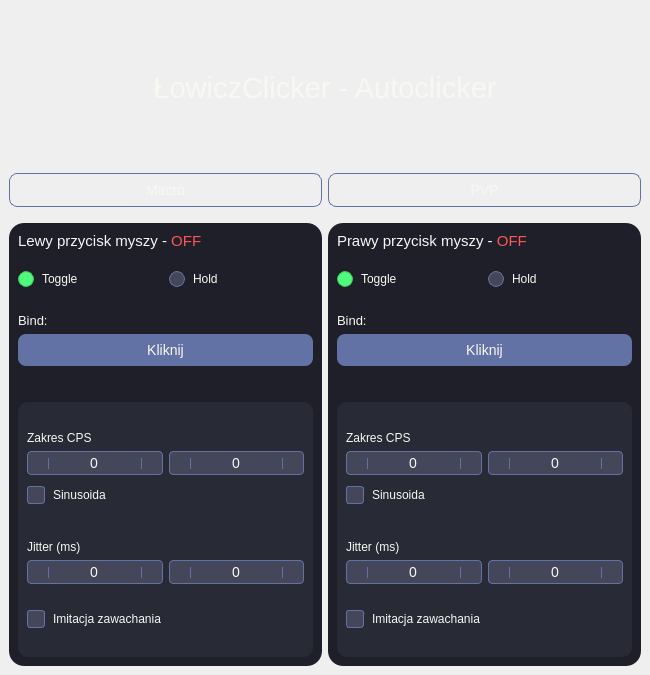
<?xml version="1.0" encoding="UTF-8"?>
<ui version="4.0">
 <class>MainWindow</class>
 <widget class="QMainWindow" name="MainWindow">
  <property name="enabled">
   <bool>true</bool>
  </property>
  <property name="geometry">
   <rect>
    <x>0</x>
    <y>0</y>
    <width>650</width>
    <height>675</height>
   </rect>
  </property>
  <property name="sizePolicy">
   <sizepolicy hsizetype="Preferred" vsizetype="Preferred">
    <horstretch>0</horstretch>
    <verstretch>0</verstretch>
   </sizepolicy>
  </property>
  <property name="minimumSize">
   <size>
    <width>540</width>
    <height>480</height>
   </size>
  </property>
  <property name="maximumSize">
   <size>
    <width>16777215</width>
    <height>16777215</height>
   </size>
  </property>
  <property name="windowTitle">
   <string>MainWindow</string>
  </property>
  <property name="styleSheet">
   <string notr="true"/>
  </property>
  <widget class="QWidget" name="centralwidget">
   <property name="enabled">
    <bool>true</bool>
   </property>
   <property name="autoFillBackground">
    <bool>false</bool>
   </property>
   <property name="styleSheet">
    <string notr="true">#centralwidget {
    background-color: qlineargradient(
        spread:pad, x1:0, y1:0, x2:0.5, y2:1,
        stop:0 #282a36,
        stop:1 #1e1f29
    );
}

#widget, #widget_2, #fishingrod, #bowPunch, #enderPearl, #snowBall, #autoBlock {
    background-color: #1e1f29;
    border: none;
    color: #f8f8f2;
    border-radius: 15px;
    padding: 15px 0;
}



QPushButton {
    background-color: #6272a4;
    color: #f8f8f2;
    border: none;
    padding: 8px 16px;
    border-radius: 8px;
    font-size: 14px;
}

QPushButton:hover {
    background-color: #44475a;
}

#macro, #pvp{
	background-color: transparent;
	border: 1px solid #6272a4;
}

#macro:hover, #pvp:hover{
	    background-color: #6272a4;
}

#label {
    color: #f8f8f2;
    font-size: 20px;
}

QLabel {
    color: #f8f8f2;
}


#LPM, #PPM {
    background: #282a36;
    border: none;
    border-radius: 10px;
}

QSpinBox {
    background: #44475a;
    color: #f8f8f2;
    border: 1px solid #6272a4;
    border-radius: 4px;
    padding: 2px 20px;
    font-size: 14px;
}

QSpinBox::up-button {
    subcontrol-position: right;
    width: 20px;
    border-left: 1px solid #6272a4;
    background: #44475a;
}

QSpinBox::up-arrow {
    image: url(:/icons/add.png);
    width: 12px;
    height: 12px;
}

QSpinBox::up-button:hover {
    background: #6272a4;
}

QSpinBox::down-button {
    subcontrol-position: left;
    width: 20px;
    border-right: 1px solid #6272a4;
    background: #44475a;
}

QSpinBox::down-arrow {
    image: url(:/icons/minus.png);
    width: 12px;
    height: 12px;
}

QSpinBox::down-button:hover {
    background: #6272a4;
}

QCheckBox {
    spacing: 8px;
    color: #f8f8f2;
}

QCheckBox::indicator {
    width: 16px;
    height: 16px;
    border-radius: 3px;
    background-color: #44475a;
    border: 1px solid #6272a4;
}

QCheckBox::indicator:hover {
    background-color: #6272a4;
}

QCheckBox::indicator:checked {
    background-color: #50fa7b;
    border: 1px solid #40c060;
}

QCheckBox::indicator:disabled {
    background-color: #343746;
    border: 1px solid #5c5f60;
}

QRadioButton {
    spacing: 8px;
    color: #f8f8f2;
}

QRadioButton::indicator {
    width: 14px;
    height: 14px;
    border-radius: 8px;
    background-color: #44475a;
    border: 1px solid #6272a4;
}

QRadioButton::indicator:hover {
    background-color: #6272a4;
}


QRadioButton::indicator:checked {
    background-color: #50fa7b;
    border: 1px solid #40c060;
}



QRadioButton::indicator:disabled {
    background-color: #343746;
    border: 1px solid #5c5f60;
}
</string>
   </property>
   <layout class="QGridLayout" name="gridLayout">
    <item row="4" column="0">
     <spacer name="verticalSpacer_4">
      <property name="orientation">
       <enum>Qt::Orientation::Vertical</enum>
      </property>
      <property name="sizeType">
       <enum>QSizePolicy::Policy::Fixed</enum>
      </property>
      <property name="sizeHint" stdset="0">
       <size>
        <width>20</width>
        <height>10</height>
       </size>
      </property>
     </spacer>
    </item>
    <item row="1" column="0">
     <widget class="QLabel" name="label">
      <property name="font">
       <font>
        <family>Segoe UI</family>
        <pointsize>-1</pointsize>
        <italic>false</italic>
        <bold>false</bold>
       </font>
      </property>
      <property name="text">
       <string>&lt;html&gt;&lt;head/&gt;&lt;body&gt;&lt;p&gt;&lt;span style=&quot; font-size:22pt;&quot;&gt;ŁowiczClicker - Autoclicker&lt;/span&gt;&lt;/p&gt;&lt;/body&gt;&lt;/html&gt;</string>
      </property>
      <property name="scaledContents">
       <bool>true</bool>
      </property>
      <property name="alignment">
       <set>Qt::AlignmentFlag::AlignCenter</set>
      </property>
     </widget>
    </item>
    <item row="5" column="0">
     <widget class="QStackedWidget" name="stackedWidget">
      <property name="currentIndex">
       <number>0</number>
      </property>
      <widget class="QWidget" name="page">
       <layout class="QHBoxLayout" name="horizontalLayout">
        <property name="leftMargin">
         <number>0</number>
        </property>
        <property name="topMargin">
         <number>0</number>
        </property>
        <property name="rightMargin">
         <number>0</number>
        </property>
        <property name="bottomMargin">
         <number>0</number>
        </property>
        <item>
         <widget class="QWidget" name="widget" native="true">
          <property name="enabled">
           <bool>true</bool>
          </property>
          <layout class="QVBoxLayout" name="verticalLayout_3">
           <item>
            <widget class="QLabel" name="label_8">
             <property name="font">
              <font>
               <pointsize>11</pointsize>
              </font>
             </property>
             <property name="text">
              <string>Lewy przycisk myszy - &lt;span style=&quot;color:#ff5555;&quot;&gt;OFF&lt;/span&gt;
</string>
             </property>
            </widget>
           </item>
           <item>
            <spacer name="verticalSpacer_15">
             <property name="orientation">
              <enum>Qt::Orientation::Vertical</enum>
             </property>
             <property name="sizeType">
              <enum>QSizePolicy::Policy::Expanding</enum>
             </property>
             <property name="sizeHint" stdset="0">
              <size>
               <width>20</width>
               <height>15</height>
              </size>
             </property>
            </spacer>
           </item>
           <item>
            <layout class="QHBoxLayout" name="horizontalLayout_3">
             <item>
              <widget class="QRadioButton" name="toggleLPM">
               <property name="text">
                <string>Toggle</string>
               </property>
               <property name="checked">
                <bool>true</bool>
               </property>
              </widget>
             </item>
             <item>
              <widget class="QRadioButton" name="holdLPM">
               <property name="text">
                <string>Hold</string>
               </property>
              </widget>
             </item>
            </layout>
           </item>
           <item>
            <spacer name="verticalSpacer_13">
             <property name="orientation">
              <enum>Qt::Orientation::Vertical</enum>
             </property>
             <property name="sizeType">
              <enum>QSizePolicy::Policy::Expanding</enum>
             </property>
             <property name="sizeHint" stdset="0">
              <size>
               <width>20</width>
               <height>20</height>
              </size>
             </property>
            </spacer>
           </item>
           <item>
            <widget class="QLabel" name="label_2">
             <property name="font">
              <font>
               <pointsize>10</pointsize>
              </font>
             </property>
             <property name="text">
              <string>Bind:</string>
             </property>
            </widget>
           </item>
           <item>
            <widget class="QPushButton" name="bindLPM">
             <property name="text">
              <string>Kliknij</string>
             </property>
            </widget>
           </item>
           <item>
            <spacer name="verticalSpacer_11">
             <property name="orientation">
              <enum>Qt::Orientation::Vertical</enum>
             </property>
             <property name="sizeHint" stdset="0">
              <size>
               <width>20</width>
               <height>30</height>
              </size>
             </property>
            </spacer>
           </item>
           <item>
            <widget class="QWidget" name="LPM" native="true">
             <layout class="QGridLayout" name="gridLayout_3">
              <item row="8" column="0" colspan="2">
               <spacer name="verticalSpacer_19">
                <property name="orientation">
                 <enum>Qt::Orientation::Vertical</enum>
                </property>
                <property name="sizeHint" stdset="0">
                 <size>
                  <width>20</width>
                  <height>20</height>
                 </size>
                </property>
               </spacer>
              </item>
              <item row="4" column="0">
               <widget class="QCheckBox" name="sinusLPM">
                <property name="text">
                 <string>Sinusoida</string>
                </property>
               </widget>
              </item>
              <item row="2" column="0">
               <widget class="QSpinBox" name="minLPM">
                <property name="alignment">
                 <set>Qt::AlignmentFlag::AlignCenter</set>
                </property>
               </widget>
              </item>
              <item row="9" column="0" colspan="2">
               <widget class="QCheckBox" name="checkBox">
                <property name="text">
                 <string>Imitacja zawachania</string>
                </property>
               </widget>
              </item>
              <item row="7" column="0" colspan="2">
               <layout class="QHBoxLayout" name="jitterLPM">
                <item>
                 <widget class="QSpinBox" name="minJitterLPM">
                  <property name="alignment">
                   <set>Qt::AlignmentFlag::AlignCenter</set>
                  </property>
                  <property name="minimum">
                   <number>-30</number>
                  </property>
                  <property name="maximum">
                   <number>0</number>
                  </property>
                 </widget>
                </item>
                <item>
                 <widget class="QSpinBox" name="maxJitterLPM">
                  <property name="alignment">
                   <set>Qt::AlignmentFlag::AlignCenter</set>
                  </property>
                  <property name="maximum">
                   <number>30</number>
                  </property>
                 </widget>
                </item>
               </layout>
              </item>
              <item row="2" column="1">
               <widget class="QSpinBox" name="maxLPM">
                <property name="alignment">
                 <set>Qt::AlignmentFlag::AlignCenter</set>
                </property>
               </widget>
              </item>
              <item row="10" column="0" colspan="2">
               <spacer name="verticalSpacer_5">
                <property name="orientation">
                 <enum>Qt::Orientation::Vertical</enum>
                </property>
                <property name="sizeHint" stdset="0">
                 <size>
                  <width>20</width>
                  <height>20</height>
                 </size>
                </property>
               </spacer>
              </item>
              <item row="0" column="0" colspan="2">
               <spacer name="verticalSpacer_6">
                <property name="orientation">
                 <enum>Qt::Orientation::Vertical</enum>
                </property>
                <property name="sizeHint" stdset="0">
                 <size>
                  <width>20</width>
                  <height>20</height>
                 </size>
                </property>
               </spacer>
              </item>
              <item row="1" column="0" colspan="2">
               <widget class="QLabel" name="label_5">
                <property name="text">
                 <string>Zakres CPS</string>
                </property>
               </widget>
              </item>
              <item row="6" column="0">
               <widget class="QLabel" name="label_14">
                <property name="text">
                 <string>Jitter (ms)</string>
                </property>
               </widget>
              </item>
              <item row="5" column="0" colspan="2">
               <spacer name="verticalSpacer_17">
                <property name="orientation">
                 <enum>Qt::Orientation::Vertical</enum>
                </property>
                <property name="sizeHint" stdset="0">
                 <size>
                  <width>20</width>
                  <height>30</height>
                 </size>
                </property>
               </spacer>
              </item>
              <item row="3" column="0" colspan="2">
               <spacer name="verticalSpacer_21">
                <property name="orientation">
                 <enum>Qt::Orientation::Vertical</enum>
                </property>
                <property name="sizeHint" stdset="0">
                 <size>
                  <width>20</width>
                  <height>5</height>
                 </size>
                </property>
               </spacer>
              </item>
             </layout>
            </widget>
           </item>
          </layout>
         </widget>
        </item>
        <item>
         <widget class="QWidget" name="widget_2" native="true">
          <property name="enabled">
           <bool>true</bool>
          </property>
          <layout class="QVBoxLayout" name="verticalLayout_4">
           <item>
            <widget class="QLabel" name="label_9">
             <property name="font">
              <font>
               <pointsize>11</pointsize>
              </font>
             </property>
             <property name="text">
              <string>Prawy przycisk myszy - &lt;span style=&quot;color:#ff5555;&quot;&gt;OFF&lt;/span&gt;
</string>
             </property>
            </widget>
           </item>
           <item>
            <spacer name="verticalSpacer_16">
             <property name="orientation">
              <enum>Qt::Orientation::Vertical</enum>
             </property>
             <property name="sizeHint" stdset="0">
              <size>
               <width>20</width>
               <height>15</height>
              </size>
             </property>
            </spacer>
           </item>
           <item>
            <layout class="QHBoxLayout" name="horizontalLayout_4">
             <item>
              <widget class="QRadioButton" name="togglePPM">
               <property name="text">
                <string>Toggle</string>
               </property>
               <property name="checked">
                <bool>true</bool>
               </property>
              </widget>
             </item>
             <item>
              <widget class="QRadioButton" name="holdPPM">
               <property name="text">
                <string>Hold</string>
               </property>
              </widget>
             </item>
            </layout>
           </item>
           <item>
            <spacer name="verticalSpacer_14">
             <property name="orientation">
              <enum>Qt::Orientation::Vertical</enum>
             </property>
             <property name="sizeHint" stdset="0">
              <size>
               <width>20</width>
               <height>20</height>
              </size>
             </property>
            </spacer>
           </item>
           <item>
            <widget class="QLabel" name="label_3">
             <property name="font">
              <font>
               <pointsize>10</pointsize>
              </font>
             </property>
             <property name="text">
              <string>Bind:</string>
             </property>
            </widget>
           </item>
           <item>
            <widget class="QPushButton" name="bindPPM">
             <property name="text">
              <string>Kliknij</string>
             </property>
            </widget>
           </item>
           <item>
            <spacer name="verticalSpacer_12">
             <property name="orientation">
              <enum>Qt::Orientation::Vertical</enum>
             </property>
             <property name="sizeHint" stdset="0">
              <size>
               <width>20</width>
               <height>30</height>
              </size>
             </property>
            </spacer>
           </item>
           <item>
            <widget class="QWidget" name="PPM" native="true">
             <layout class="QGridLayout" name="gridLayout_4">
              <item row="9" column="0" colspan="2">
               <widget class="QCheckBox" name="checkBox_2">
                <property name="text">
                 <string>Imitacja zawachania</string>
                </property>
               </widget>
              </item>
              <item row="2" column="1">
               <widget class="QSpinBox" name="maxPPM">
                <property name="alignment">
                 <set>Qt::AlignmentFlag::AlignCenter</set>
                </property>
               </widget>
              </item>
              <item row="4" column="0">
               <widget class="QCheckBox" name="sinusPPM">
                <property name="text">
                 <string>Sinusoida</string>
                </property>
               </widget>
              </item>
              <item row="7" column="0" colspan="2">
               <layout class="QHBoxLayout" name="jitterPPM">
                <item>
                 <widget class="QSpinBox" name="minJitterPPM">
                  <property name="alignment">
                   <set>Qt::AlignmentFlag::AlignCenter</set>
                  </property>
                  <property name="minimum">
                   <number>-30</number>
                  </property>
                  <property name="maximum">
                   <number>0</number>
                  </property>
                 </widget>
                </item>
                <item>
                 <widget class="QSpinBox" name="maxJitterPPM">
                  <property name="alignment">
                   <set>Qt::AlignmentFlag::AlignCenter</set>
                  </property>
                  <property name="maximum">
                   <number>30</number>
                  </property>
                 </widget>
                </item>
               </layout>
              </item>
              <item row="0" column="0" colspan="2">
               <spacer name="verticalSpacer_8">
                <property name="orientation">
                 <enum>Qt::Orientation::Vertical</enum>
                </property>
                <property name="sizeHint" stdset="0">
                 <size>
                  <width>20</width>
                  <height>20</height>
                 </size>
                </property>
               </spacer>
              </item>
              <item row="2" column="0">
               <widget class="QSpinBox" name="minPPM">
                <property name="alignment">
                 <set>Qt::AlignmentFlag::AlignCenter</set>
                </property>
               </widget>
              </item>
              <item row="10" column="0" colspan="2">
               <spacer name="verticalSpacer_7">
                <property name="orientation">
                 <enum>Qt::Orientation::Vertical</enum>
                </property>
                <property name="sizeHint" stdset="0">
                 <size>
                  <width>20</width>
                  <height>20</height>
                 </size>
                </property>
               </spacer>
              </item>
              <item row="5" column="0" colspan="2">
               <spacer name="verticalSpacer_18">
                <property name="orientation">
                 <enum>Qt::Orientation::Vertical</enum>
                </property>
                <property name="sizeHint" stdset="0">
                 <size>
                  <width>20</width>
                  <height>30</height>
                 </size>
                </property>
               </spacer>
              </item>
              <item row="1" column="0" colspan="2">
               <widget class="QLabel" name="label_7">
                <property name="text">
                 <string>Zakres CPS</string>
                </property>
               </widget>
              </item>
              <item row="8" column="0" colspan="2">
               <spacer name="verticalSpacer_20">
                <property name="orientation">
                 <enum>Qt::Orientation::Vertical</enum>
                </property>
                <property name="sizeHint" stdset="0">
                 <size>
                  <width>20</width>
                  <height>20</height>
                 </size>
                </property>
               </spacer>
              </item>
              <item row="6" column="0">
               <widget class="QLabel" name="label_15">
                <property name="text">
                 <string>Jitter (ms)</string>
                </property>
               </widget>
              </item>
              <item row="3" column="0" colspan="2">
               <spacer name="verticalSpacer_22">
                <property name="orientation">
                 <enum>Qt::Orientation::Vertical</enum>
                </property>
                <property name="sizeHint" stdset="0">
                 <size>
                  <width>20</width>
                  <height>5</height>
                 </size>
                </property>
               </spacer>
              </item>
             </layout>
            </widget>
           </item>
          </layout>
         </widget>
        </item>
       </layout>
      </widget>
      <widget class="QWidget" name="page_2">
       <layout class="QGridLayout" name="gridLayout_10">
        <property name="leftMargin">
         <number>0</number>
        </property>
        <property name="topMargin">
         <number>0</number>
        </property>
        <property name="rightMargin">
         <number>0</number>
        </property>
        <property name="bottomMargin">
         <number>0</number>
        </property>
        <item row="0" column="0">
         <widget class="QWidget" name="fishingrod" native="true">
          <layout class="QGridLayout" name="gridLayout_2">
           <item row="1" column="0">
            <widget class="QLabel" name="label_10">
             <property name="text">
              <string>Bind:</string>
             </property>
            </widget>
           </item>
           <item row="0" column="0" colspan="2">
            <widget class="QLabel" name="label_4">
             <property name="text">
              <string>Wędka</string>
             </property>
             <property name="alignment">
              <set>Qt::AlignmentFlag::AlignCenter</set>
             </property>
            </widget>
           </item>
           <item row="2" column="0" colspan="2">
            <widget class="QPushButton" name="fishingRodBind">
             <property name="text">
              <string>Kliknij</string>
             </property>
            </widget>
           </item>
           <item row="4" column="0" colspan="2">
            <layout class="QHBoxLayout" name="horizontalLayout_5">
             <item>
              <widget class="QLabel" name="label_25">
               <property name="text">
                <string>Slot:</string>
               </property>
              </widget>
             </item>
             <item>
              <widget class="QSpinBox" name="fishSlot">
               <property name="alignment">
                <set>Qt::AlignmentFlag::AlignCenter</set>
               </property>
               <property name="minimum">
                <number>1</number>
               </property>
               <property name="maximum">
                <number>9</number>
               </property>
              </widget>
             </item>
            </layout>
           </item>
           <item row="3" column="0" colspan="2">
            <spacer name="verticalSpacer_9">
             <property name="orientation">
              <enum>Qt::Orientation::Vertical</enum>
             </property>
             <property name="sizeType">
              <enum>QSizePolicy::Policy::Fixed</enum>
             </property>
             <property name="sizeHint" stdset="0">
              <size>
               <width>20</width>
               <height>20</height>
              </size>
             </property>
            </spacer>
           </item>
          </layout>
         </widget>
        </item>
        <item row="2" column="0">
         <widget class="QWidget" name="autoBlock" native="true">
          <layout class="QGridLayout" name="gridLayout_5">
           <item row="3" column="0">
            <layout class="QHBoxLayout" name="horizontalLayout_7">
             <item>
              <widget class="QLabel" name="label_12">
               <property name="text">
                <string>Slot:</string>
               </property>
              </widget>
             </item>
             <item>
              <widget class="QSpinBox" name="blockSlot">
               <property name="alignment">
                <set>Qt::AlignmentFlag::AlignCenter</set>
               </property>
              </widget>
             </item>
            </layout>
           </item>
           <item row="1" column="0">
            <layout class="QHBoxLayout" name="horizontalLayout_6">
             <item>
              <widget class="QRadioButton" name="blockON">
               <property name="text">
                <string>ON</string>
               </property>
              </widget>
             </item>
             <item>
              <widget class="QRadioButton" name="blockOFF">
               <property name="text">
                <string>OFF</string>
               </property>
              </widget>
             </item>
            </layout>
           </item>
           <item row="0" column="0">
            <widget class="QLabel" name="label_11">
             <property name="font">
              <font>
               <pointsize>10</pointsize>
              </font>
             </property>
             <property name="text">
              <string>Automatyczny budulec</string>
             </property>
             <property name="alignment">
              <set>Qt::AlignmentFlag::AlignCenter</set>
             </property>
            </widget>
           </item>
           <item row="2" column="0">
            <spacer name="verticalSpacer_23">
             <property name="orientation">
              <enum>Qt::Orientation::Vertical</enum>
             </property>
             <property name="sizeType">
              <enum>QSizePolicy::Policy::Fixed</enum>
             </property>
             <property name="sizeHint" stdset="0">
              <size>
               <width>20</width>
               <height>20</height>
              </size>
             </property>
            </spacer>
           </item>
          </layout>
         </widget>
        </item>
        <item row="1" column="0">
         <widget class="QWidget" name="enderPearl" native="true">
          <layout class="QGridLayout" name="gridLayout_11">
           <item row="4" column="0">
            <layout class="QHBoxLayout" name="horizontalLayout_11">
             <item>
              <widget class="QLabel" name="label_29">
               <property name="text">
                <string>Slot:</string>
               </property>
              </widget>
             </item>
             <item>
              <widget class="QSpinBox" name="enderPearlSlot">
               <property name="alignment">
                <set>Qt::AlignmentFlag::AlignCenter</set>
               </property>
               <property name="minimum">
                <number>1</number>
               </property>
               <property name="maximum">
                <number>9</number>
               </property>
              </widget>
             </item>
            </layout>
           </item>
           <item row="1" column="0">
            <widget class="QLabel" name="label_28">
             <property name="text">
              <string>Bind:</string>
             </property>
            </widget>
           </item>
           <item row="2" column="0">
            <widget class="QPushButton" name="enderPearlBind">
             <property name="text">
              <string>Kliknij</string>
             </property>
            </widget>
           </item>
           <item row="0" column="0">
            <widget class="QLabel" name="label_27">
             <property name="font">
              <font>
               <pointsize>10</pointsize>
              </font>
             </property>
             <property name="text">
              <string>Perła</string>
             </property>
             <property name="alignment">
              <set>Qt::AlignmentFlag::AlignCenter</set>
             </property>
            </widget>
           </item>
           <item row="3" column="0">
            <spacer name="verticalSpacer_3">
             <property name="orientation">
              <enum>Qt::Orientation::Vertical</enum>
             </property>
             <property name="sizeType">
              <enum>QSizePolicy::Policy::Fixed</enum>
             </property>
             <property name="sizeHint" stdset="0">
              <size>
               <width>20</width>
               <height>20</height>
              </size>
             </property>
            </spacer>
           </item>
          </layout>
         </widget>
        </item>
        <item row="1" column="1">
         <widget class="QWidget" name="snowBall" native="true">
          <layout class="QGridLayout" name="gridLayout_12">
           <item row="2" column="0">
            <widget class="QPushButton" name="snowBallBind">
             <property name="text">
              <string>Kliknij</string>
             </property>
            </widget>
           </item>
           <item row="4" column="0">
            <layout class="QHBoxLayout" name="horizontalLayout_12">
             <item>
              <widget class="QLabel" name="label_32">
               <property name="text">
                <string>Slot:</string>
               </property>
              </widget>
             </item>
             <item>
              <widget class="QSpinBox" name="snowBallSlot">
               <property name="alignment">
                <set>Qt::AlignmentFlag::AlignCenter</set>
               </property>
               <property name="suffix">
                <string/>
               </property>
               <property name="prefix">
                <string/>
               </property>
               <property name="minimum">
                <number>1</number>
               </property>
               <property name="maximum">
                <number>9</number>
               </property>
               <property name="displayIntegerBase">
                <number>10</number>
               </property>
              </widget>
             </item>
            </layout>
           </item>
           <item row="0" column="0">
            <widget class="QLabel" name="label_30">
             <property name="font">
              <font>
               <pointsize>10</pointsize>
              </font>
             </property>
             <property name="text">
              <string>Snieżka/jajko</string>
             </property>
             <property name="alignment">
              <set>Qt::AlignmentFlag::AlignCenter</set>
             </property>
            </widget>
           </item>
           <item row="1" column="0">
            <widget class="QLabel" name="label_31">
             <property name="text">
              <string>Bind:</string>
             </property>
            </widget>
           </item>
           <item row="3" column="0">
            <spacer name="verticalSpacer_43">
             <property name="orientation">
              <enum>Qt::Orientation::Vertical</enum>
             </property>
             <property name="sizeType">
              <enum>QSizePolicy::Policy::Fixed</enum>
             </property>
             <property name="sizeHint" stdset="0">
              <size>
               <width>20</width>
               <height>20</height>
              </size>
             </property>
            </spacer>
           </item>
          </layout>
         </widget>
        </item>
        <item row="0" column="1">
         <widget class="QWidget" name="bowPunch" native="true">
          <layout class="QGridLayout" name="gridLayout_9">
           <item row="4" column="0" colspan="3">
            <layout class="QHBoxLayout" name="horizontalLayout_10">
             <item>
              <widget class="QLabel" name="label_26">
               <property name="text">
                <string>Slot:</string>
               </property>
              </widget>
             </item>
             <item>
              <widget class="QSpinBox" name="bowSlot">
               <property name="alignment">
                <set>Qt::AlignmentFlag::AlignCenter</set>
               </property>
               <property name="minimum">
                <number>1</number>
               </property>
               <property name="maximum">
                <number>9</number>
               </property>
              </widget>
             </item>
            </layout>
           </item>
           <item row="1" column="0">
            <widget class="QLabel" name="label_24">
             <property name="text">
              <string>Bind:</string>
             </property>
            </widget>
           </item>
           <item row="2" column="0" colspan="3">
            <widget class="QPushButton" name="bowPunchBind">
             <property name="text">
              <string>Kliknij</string>
             </property>
            </widget>
           </item>
           <item row="0" column="0" colspan="3">
            <widget class="QLabel" name="label_6">
             <property name="text">
              <string>Bow Punch</string>
             </property>
             <property name="alignment">
              <set>Qt::AlignmentFlag::AlignCenter</set>
             </property>
            </widget>
           </item>
           <item row="3" column="0" colspan="3">
            <spacer name="verticalSpacer_10">
             <property name="orientation">
              <enum>Qt::Orientation::Vertical</enum>
             </property>
             <property name="sizeType">
              <enum>QSizePolicy::Policy::Fixed</enum>
             </property>
             <property name="sizeHint" stdset="0">
              <size>
               <width>20</width>
               <height>20</height>
              </size>
             </property>
            </spacer>
           </item>
          </layout>
         </widget>
        </item>
       </layout>
      </widget>
     </widget>
    </item>
    <item row="2" column="0">
     <spacer name="verticalSpacer_2">
      <property name="orientation">
       <enum>Qt::Orientation::Vertical</enum>
      </property>
      <property name="sizeHint" stdset="0">
       <size>
        <width>20</width>
        <height>20</height>
       </size>
      </property>
     </spacer>
    </item>
    <item row="3" column="0">
     <layout class="QHBoxLayout" name="horizontalLayout_2">
      <item>
       <widget class="QPushButton" name="macro">
        <property name="sizePolicy">
         <sizepolicy hsizetype="Minimum" vsizetype="Fixed">
          <horstretch>25</horstretch>
          <verstretch>0</verstretch>
         </sizepolicy>
        </property>
        <property name="text">
         <string>Macro</string>
        </property>
       </widget>
      </item>
      <item>
       <widget class="QPushButton" name="pvp">
        <property name="sizePolicy">
         <sizepolicy hsizetype="Minimum" vsizetype="Fixed">
          <horstretch>25</horstretch>
          <verstretch>0</verstretch>
         </sizepolicy>
        </property>
        <property name="text">
         <string>PVP</string>
        </property>
       </widget>
      </item>
     </layout>
    </item>
    <item row="0" column="0">
     <spacer name="verticalSpacer">
      <property name="orientation">
       <enum>Qt::Orientation::Vertical</enum>
      </property>
      <property name="sizeHint" stdset="0">
       <size>
        <width>20</width>
        <height>20</height>
       </size>
      </property>
     </spacer>
    </item>
   </layout>
  </widget>
  <widget class="QMenuBar" name="menubar">
   <property name="geometry">
    <rect>
     <x>0</x>
     <y>0</y>
     <width>650</width>
     <height>21</height>
    </rect>
   </property>
  </widget>
 </widget>
 <resources/>
 <connections/>
</ui>
